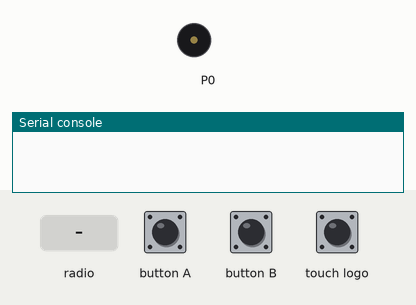
Recording of a program running on a simulated BBC micro:bit (MakeCode). On the bench: buzzer (waves = sounding), the last lines printed to the serial console. The inputs (shaded band) are chosen by the test bench. No radio messages arrive unless stated (any console line starting 'radio sent:' is added by the test bench).

Above: at 1.2 s.
1.3 s: button A pressed for 0.15 s
2.9 s: radio message "vote=1" arrives
At 3.3 s:
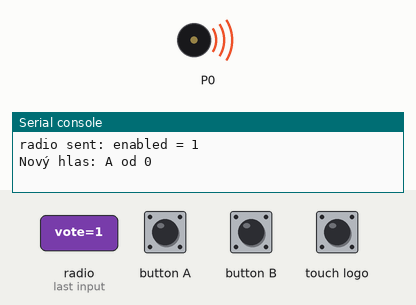
4.9 s: touch logo pressed for 0.15 s
6.5 s: radio message "vote=0" arrives
At 7.4 s:
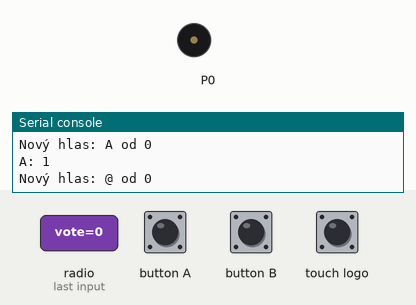
8.0 s: radio message "vote=100" arrives
At 8.4 s:
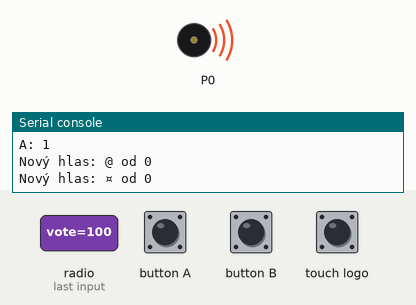
9.5 s: button A pressed for 0.15 s
Timing chart, 0 to 12.1 s (numbered marks = the images above; inputs shaded):
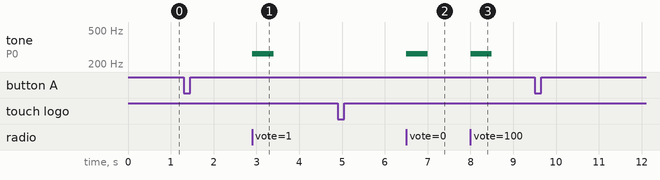

The program:

server.py
```python
radio.set_group(69)
radio.set_transmit_power(7)
radio.set_transmit_serial_number(True)

enabled = 0
serial_list = [control.device_serial_number()]
choice_list = [0]

def on_received_value(name, value):
    global serial_list, choice_list
    if enabled == 1:
        remote_serial = radio.received_packet(RadioPacketProperty.SERIAL_NUMBER)
        if name == "vote":
            if remote_serial in serial_list:
                choice_list[serial_list.index(remote_serial)] = value
            else:
                choice_list.append(value)
                serial_list.append(remote_serial)
            print("Nový hlas: "+String.from_char_code(64+value)+" od "+remote_serial)
            music.play_tone(Note.C, 500)

def on_button_pressed_a():
    global enabled
    if enabled == 0: enabled = 1
    else: enabled = 0
    radio.send_value("enabled", enabled)

def reset():
    serial_list = [control.device_serial_number()]
    choice_list = [0]

def show_results():
    for i in range(1, 27):
        if choice_list.count(i) != 0: #vypíše pouze nenulové hlasy
            print(String.from_char_code(64+i)+": "+choice_list.count(i))

input.on_logo_event(TouchButtonEvent.PRESSED, show_results)
radio.on_received_value(on_received_value)
input.on_button_pressed(Button.A, on_button_pressed_a)
input.on_button_pressed(Button.B, reset)
```

Measured:
- after the input at 2.9 s, tone on P0: silent → 262 Hz at once, → silent 0.50 s later
- after the input at 6.5 s, tone on P0: silent → 262 Hz at once, → silent 0.50 s later
- after the input at 8.0 s, tone on P0: silent → 262 Hz at once, → silent 0.50 s later
